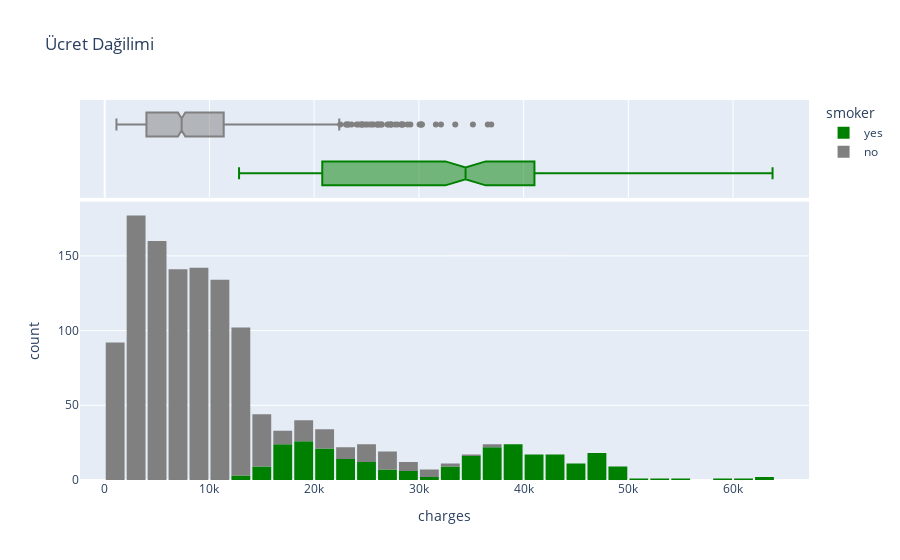

Notebook cell for this chart:
### Code cell
fig = px.histogram(
    medical_cf,
    x='charges',
    marginal='box',
    color='smoker',
    color_discrete_sequence=['green', 'gray'],
    title = 'Ücret Dağilimi'
)
fig.update_layout(bargap=0.1)
fig.show()

### Figure 1 — Plotly figure (JSON) as saved in the notebook; plotly's stock layout.template omitted (floating-point values rounded to 4 significant figures; data arrays with more than 128 entries replaced by an {"elided": "..."} marker saying what was removed)
{"data": [{"alignmentgroup": "True", "bingroup": "x", "hovertemplate": "smoker=yes<br>charges=%{x}<br>count=%{y}<extra></extra>", "legendgroup": "yes", "marker": {"color": "green", "pattern": {"shape": ""}}, "name": "yes", "offsetgroup": "yes", "orientation": "v", "showlegend": true, "type": "histogram", "x": {"elided": "274 float values"}, "xaxis": "x", "yaxis": "y"}, {"alignmentgroup": "True", "hovertemplate": "smoker=yes<br>charges=%{x}<extra></extra>", "legendgroup": "yes", "marker": {"color": "green"}, "name": "yes", "notched": true, "offsetgroup": "yes", "showlegend": false, "type": "box", "x": {"elided": "274 float values"}, "xaxis": "x2", "yaxis": "y2"}, {"alignmentgroup": "True", "bingroup": "x", "hovertemplate": "smoker=no<br>charges=%{x}<br>count=%{y}<extra></extra>", "legendgroup": "no", "marker": {"color": "gray", "pattern": {"shape": ""}}, "name": "no", "offsetgroup": "no", "orientation": "v", "showlegend": true, "type": "histogram", "x": {"elided": "1064 float values"}, "xaxis": "x", "yaxis": "y"}, {"alignmentgroup": "True", "hovertemplate": "smoker=no<br>charges=%{x}<extra></extra>", "legendgroup": "no", "marker": {"color": "gray"}, "name": "no", "notched": true, "offsetgroup": "no", "showlegend": false, "type": "box", "x": {"elided": "1064 float values"}, "xaxis": "x2", "yaxis": "y2"}], "layout": {"bargap": 0.1, "barmode": "relative", "legend": {"title": {"text": "smoker"}, "tracegroupgap": 0}, "title": {"text": "Ücret Dağilimi"}, "xaxis": {"anchor": "y", "domain": [0, 1], "title": {"text": "charges"}}, "xaxis2": {"anchor": "y2", "domain": [0, 1], "matches": "x", "showgrid": true, "showticklabels": false}, "yaxis": {"anchor": "x", "domain": [0, 0.7326], "title": {"text": "count"}}, "yaxis2": {"anchor": "x2", "domain": [0.7426, 1], "matches": "y2", "showgrid": false, "showline": false, "showticklabels": false, "ticks": ""}}}
